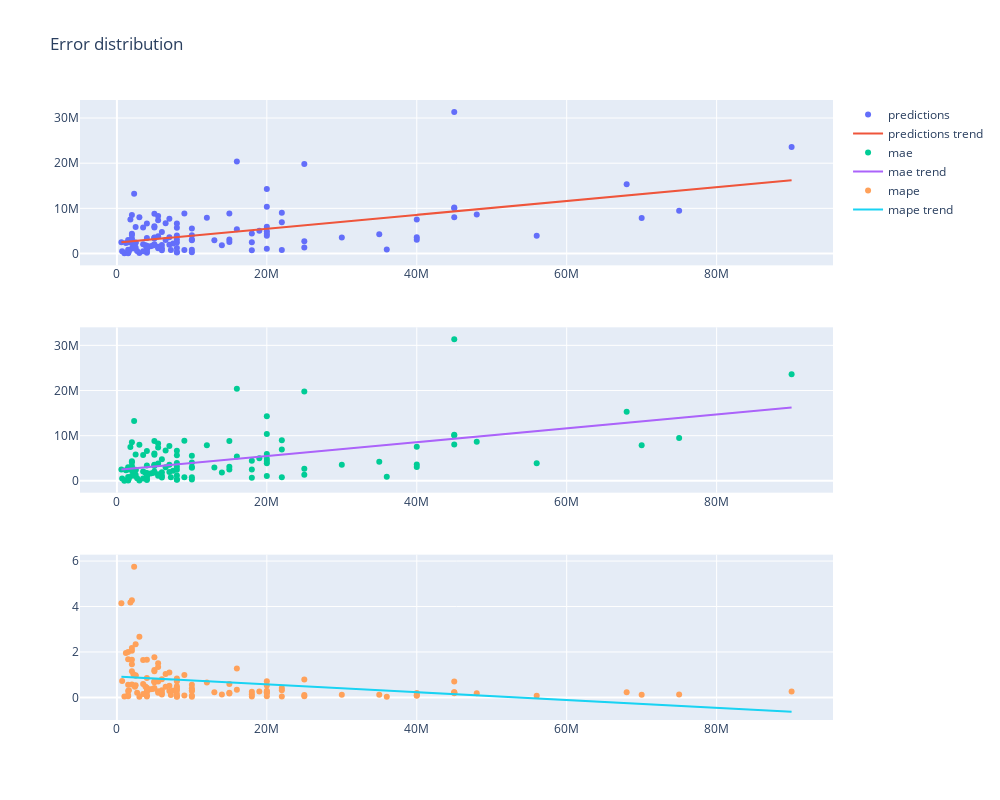

Here is the notebook cell this chart was saved with:
### Markdown cell above
# Midfielders

### Code cell
pipeline('MID')
